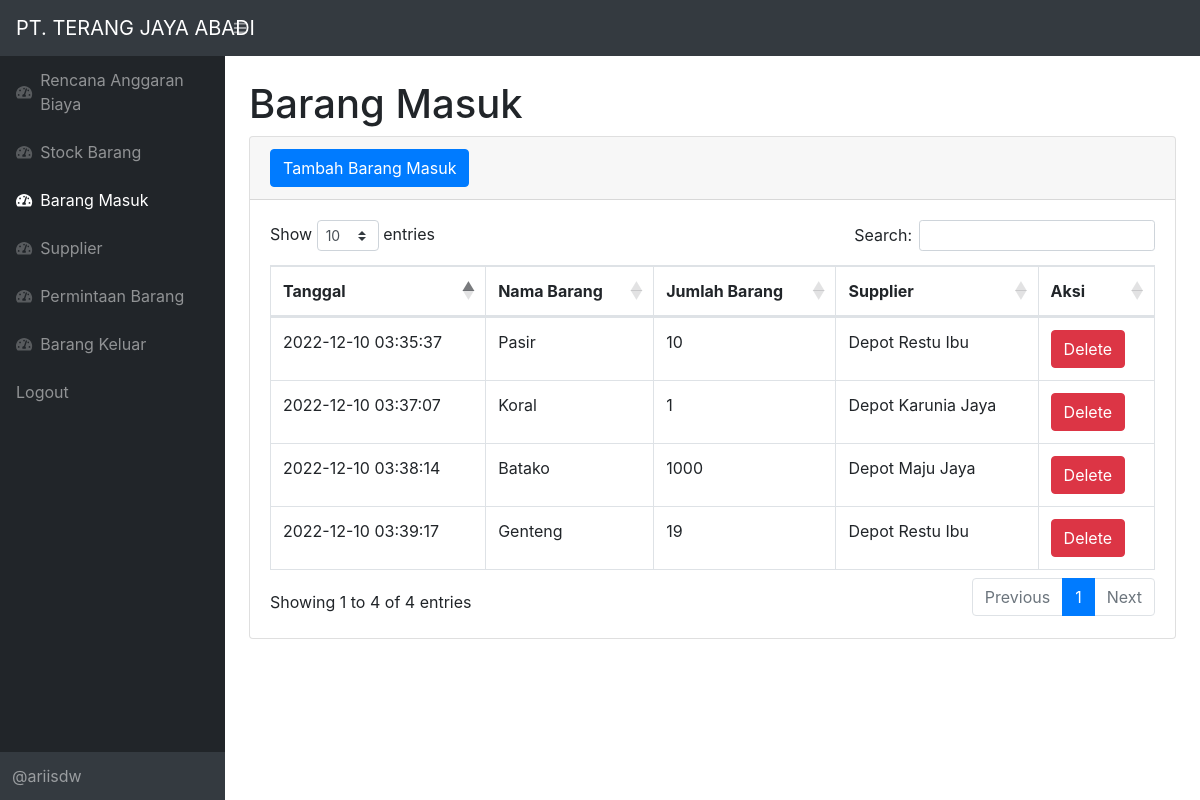
The app's page /masuk.php (signed in) with its own data.
### tables this page shows
CREATE TABLE `masuk` (
  `idmasuk` varchar(11) NOT NULL,
  `idbarang` varchar(11) NOT NULL,
  `idsupplier` varchar(11) NOT NULL,
  `tanggal` timestamp NOT NULL DEFAULT current_timestamp(),
  `supplier` varchar(25) NOT NULL,
  `jumlahbarang` int(11) NOT NULL
);

CREATE TABLE `stock` (
  `idbarang` varchar(11) NOT NULL,
  `idrab` varchar(11) NOT NULL,
  `namabarang` varchar(25) NOT NULL,
  `satuan` varchar(25) NOT NULL,
  `stock` int(11) NOT NULL,
  `hargasatuan` int(11) NOT NULL,
  `totalharga` int(11) NOT NULL
);

### masuk.php (the view, shortened to what this page needs)
<?php
require 'fungsi.php';
?>
<!DOCTYPE html>
<html lang="en">
<head>
    <link href="css/styles.css" rel="stylesheet" />
    <link href="https://cdn.datatables.net/1.10.20/css/dataTables.bootstrap4.min.css" rel="stylesheet" />
</head>
<body class="sb-nav-fixed">
    <nav class="sb-topnav navbar navbar-expand navbar-dark bg-dark">
        <a class="navbar-brand" href="index.php">PT. TERANG JAYA ABADI</a>
        <button class="btn btn-link btn-sm order-1 order-lg-0" id="sidebarToggle" href="#"><i class="fas fa-bars"></i></button>
    </nav>
    <div id="layoutSidenav">
        <div id="layoutSidenav_nav">
            <nav class="sb-sidenav accordion sb-sidenav-dark" id="sidenavAccordion">
                <div class="sb-sidenav-menu">
                    <div class="nav">
                    <a class="nav-link" href="rab.php">
                                <div class="sb-nav-link-icon"><i class="fas fa-tachometer-alt"></i></div>
                                Rencana Anggaran Biaya
                            </a>
                        <a class="nav-link" href="index.php">
                            <div class="sb-nav-link-icon"><i class="fas fa-tachometer-alt"></i></div>
                            Stock Barang
                        </a>
                        <a class="nav-link" href="masuk.php">
                            <div class="sb-nav-link-icon"><i class="fas fa-tachometer-alt"></i></div>
                            Barang Masuk
                        </a>
                        <a class="nav-link" href="supplier.php">
                            <div class="sb-nav-link-icon"><i class="fas fa-tachometer-alt"></i></div>
                            Supplier
                        </a>
                        <a class="nav-link" href="permintaanbarang.php">
                            <div class="sb-nav-link-icon"><i class="fas fa-tachometer-alt"></i></div>
                            Permintaan Barang
                        </a>
                        <a class="nav-link" href="keluar.php">
                            <div class="sb-nav-link-icon"><i class="fas fa-tachometer-alt"></i></div>
                            Barang Keluar
                        </a>
                        <a class="nav-link" href="logout.php">
                            Logout
                        </a>
                    </div>
                </div>
                <div class="sb-sidenav-footer">
                    @ariisdw
                </div>
            </nav>
        </div>
        <div id="layoutSidenav_content">
            <main>
                <div class="container-fluid">
                    <h1 class="mt-4">Barang Masuk</h1>
                    <div class="card mb-4">
                        <div class="card-header">
                            <button type="button" class="btn btn-primary" data-toggle="modal" data-target="#myModal">
                                Tambah Barang Masuk
                            </button>
                        </div>
                        <div class="card-body">
                            <div class="table-responsive">
                                <table class="table table-bordered" id="dataTable" width="100%" cellspacing="0">
                                    <thead>
                                        <tr>
                                            <th>Tanggal</th>
                                            <th>Nama Barang</th>
                                            <th>Jumlah Barang</th>
                                            <th>Supplier</th>
                                            <th>Aksi</th>
                                        </tr>
                                    </thead>
                                    <tbody>
                                        <?php
                                        $ambilsemuadatastock = mysqli_query($conn, "select * from masuk m, stock s where s.idbarang = m.idbarang");
                                        while ($data = mysqli_fetch_array($ambilsemuadatastock)) {
                                            $idm = $data['idmasuk'];
                                            $tanggal = $data['tanggal'];
                                            $namabarang = $data['namabarang'];
                                            $jumlahbarang = $data['jumlahbarang'];
                                            $supplier = $data['supplier'];
                                        ?>
                                            <tr>
                                                <td><?= $tanggal; ?></td>
                                                <td><?= $namabarang; ?></td>
                                                <td><?= $jumlahbarang; ?></td>
                                                <td><?= $supplier; ?></td>
                                                <td>
                                                    <button type="button" class="btn btn-danger" data-toggle="modal" data-target="#delete<?= $idm; ?>">
                                                        Delete
                                                    </button>
                                                </td>
                                            </tr>
                                        <?php
                                        };
                                        ?>
                                    </tbody>
                                </table>
                            </div>
                        </div>
                    </div>
                </div>
</body>
</html>

### records on screen
masuk: tanggal "2022-12-10 03:35:37", idbarang.namabarang "Pasir", jumlahbarang "10", supplier "Depot Restu Ibu"
masuk: tanggal "2022-12-10 03:37:07", idbarang.namabarang "Koral", jumlahbarang "1", supplier "Depot Karunia Jaya"
masuk: tanggal "2022-12-10 03:38:14", idbarang.namabarang "Batako", jumlahbarang "1000", supplier "Depot Maju Jaya"
masuk: tanggal "2022-12-10 03:39:17", idbarang.namabarang "Genteng", jumlahbarang "19", supplier "Depot Restu Ibu"
